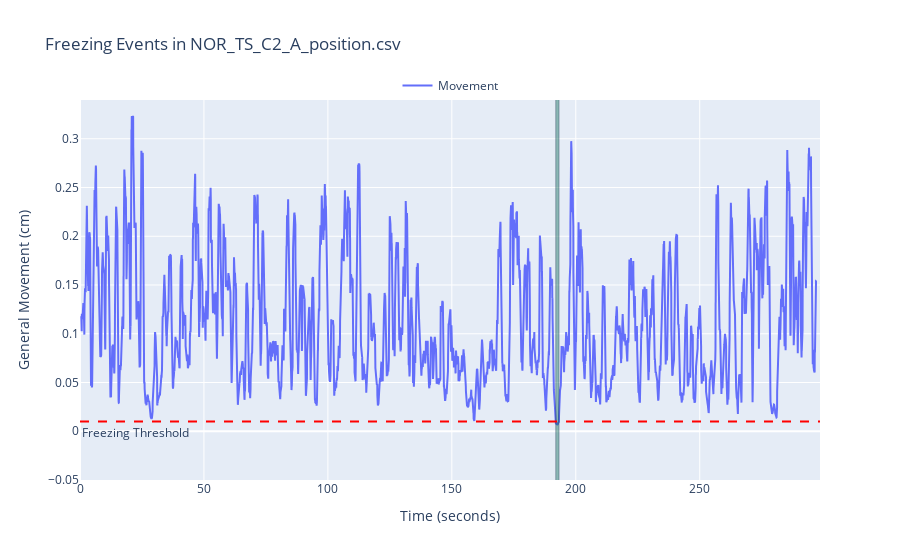

Notebook source saved alongside this figure:
### Markdown cell above
---
#### 4.  We can also measure other behaviours, such as freezing

### Code cell
# Plot freezing events
rst.plot_freezing(example_path, fps = video_fps, threshold=freezing_threshold)

### Figure 1 — Plotly figure (JSON) as saved in the notebook; plotly's stock layout.template omitted (floating-point values rounded to 4 significant figures; data arrays with more than 128 entries replaced by an {"elided": "..."} marker saying what was removed)
{"data": [{"mode": "lines", "name": "Movement", "type": "scatter", "x": {"elided": "7439 float values"}, "y": {"elided": "7439 float values"}}], "layout": {"annotations": [{"showarrow": false, "text": "Freezing Threshold", "x": 0, "xanchor": "left", "xref": "x domain", "y": 0.01, "yanchor": "top", "yref": "y"}], "legend": {"orientation": "h", "x": 0.5, "xanchor": "center", "y": 1, "yanchor": "bottom"}, "shapes": [{"fillcolor": "rgba(0, 100, 80, 0.4)", "line": {"width": 0.4}, "type": "rect", "x0": 191.9, "x1": 193.2, "y0": -0.1, "y1": 1.5}, {"line": {"color": "red", "dash": "dash"}, "type": "line", "x0": 0, "x1": 1, "xref": "x domain", "y0": 0.01, "y1": 0.01, "yref": "y"}], "showlegend": true, "title": {"text": "Freezing Events in NOR_TS_C2_A_position.csv"}, "xaxis": {"range": [0, 298.5], "title": {"text": "Time (seconds)"}}, "yaxis": {"range": [-0.05, 0.3398], "title": {"text": "General Movement (cm)"}}}}
